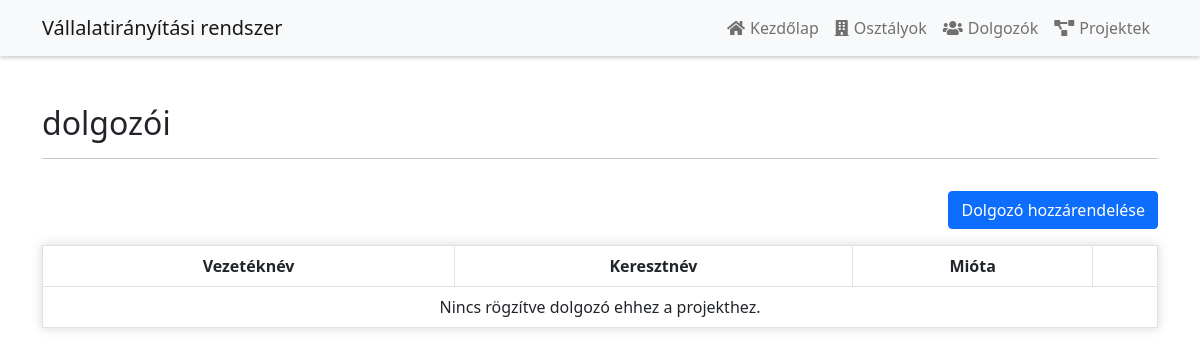
Before: /dolgozo_to_projekt.php?projekt_id=4 with the older database file.
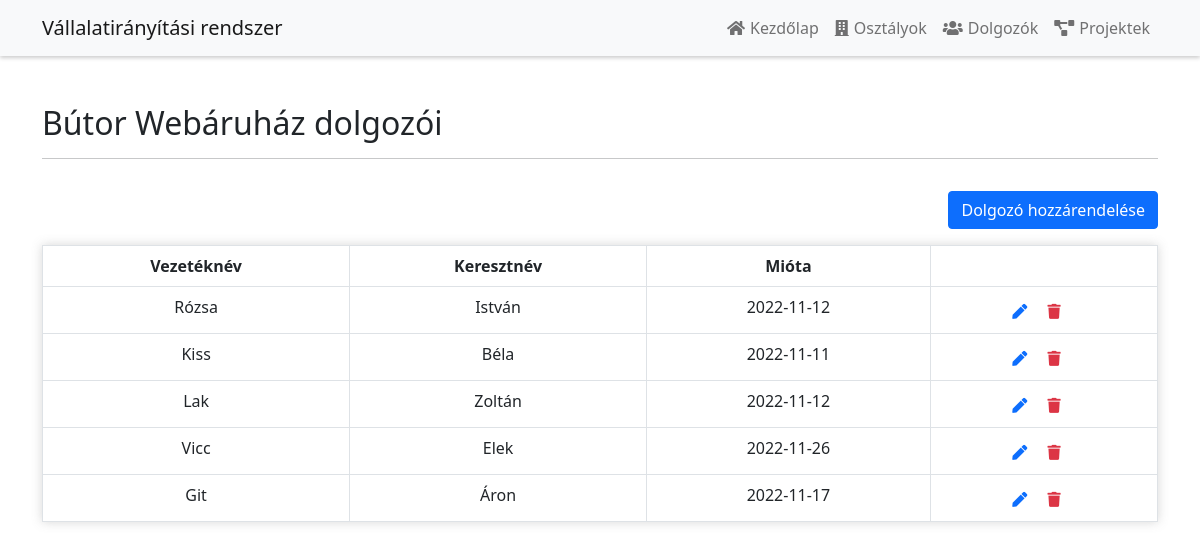
After: the same page with the newer database file.
### tables this page shows
CREATE TABLE `projekt` (
  `id` int(11) NOT NULL,
  `nev` varchar(40) NOT NULL,
  `ar` int(11) NOT NULL,
  `aktiv` tinyint(4) NOT NULL,
  `osztaly_id` int(11) DEFAULT NULL,
  `osztaly_nev` varchar(40) NOT NULL
);

CREATE TABLE `dolgozik` (
  `id` int(11) NOT NULL,
  `projekt_id` int(11) NOT NULL,
  `projekt_nev` varchar(40) NOT NULL,
  `dolgozo_id` int(11) NOT NULL,
  `kezdes_datum` date NOT NULL
);

CREATE TABLE `dolgozo` (
  `id` int(11) NOT NULL,
  `veznev` varchar(40) NOT NULL,
  `kernev` varchar(40) NOT NULL,
  `nem` tinyint(4) NOT NULL,
  `szulido` date NOT NULL,
  `fizetes` int(11) NOT NULL,
  `munkakor` varchar(40) NOT NULL,
  `profilkep` varchar(100) DEFAULT NULL,
  `osztaly_id` int(11) DEFAULT NULL
);

### dolgozo_to_projekt.php (the view, shortened to what this page needs)
<?php
include ('functions.php');
$pdo = pdo_connect_mysql();
if(isset($_GET["projekt_id"])){
    $stmt = $pdo->prepare("SELECT projekt.nev, projekt.id FROM projekt WHERE projekt.id = ?");
    $stmt->execute([$_GET["projekt_id"]]);
    $projekt = $stmt->fetchObject();
    $dolgozok_stmt = $pdo->prepare("SELECT dolgozo.veznev, dolgozo.kernev, dolgozik.kezdes_datum, dolgozik.projekt_id as projektid, dolgozik.id as dolgozikid FROM dolgozo, dolgozik WHERE dolgozo.id = dolgozik.dolgozo_id AND dolgozik.projekt_id = ?");
    $dolgozok_stmt->execute([$_GET["projekt_id"]]);
    $dolgozok = $dolgozok_stmt->fetchAll(PDO::FETCH_ASSOC);
}else{
    header("location: projekt.php");
}
?>
<?=template_header("Dolgozó hozzárendelése projekthez")?>
<div class="container">
<div class="row mt-5 mb-3">
    <div class="col-lg-12">
        <h2><?=$projekt->nev?> dolgozói</h2>
        <hr>
    </div>
</div>
<div class="row mb-3">
    <div class="col-lg-12 text-end">
        <a class="btn btn-primary" href="new_dolgozo_to_projekt.php?projekt_id=<?=$projekt->id?>">Dolgozó hozzárendelése</a>
    </div>
</div>
<table id="projekt_table" class="table table-bordered">
    <thead>
    <tr>
        <th>Vezetéknév</th>
        <th>Keresztnév</th>
        <th>Mióta</th>
        <th></th>
    </tr>
    </thead>
    <tbody>
    <?php if(!empty($dolgozok)): ?>
        <?php foreach ($dolgozok as $projekt): ?>
            <tr">
                <td><?=$projekt['veznev']?></td>
            <td><?=$projekt['kernev']?></td>
                <td><?=$projekt['kezdes_datum']?></td>
                <td class="actions">
                    <a href="edit_dolgozo_to_projekt.php?id=<?=$projekt['dolgozikid']?>" class="edit"><i class="fas fa-pen fa-xs"></i></a>
                    <a href="delete.php?dolgozik_id=<?=$projekt['dolgozikid']?>" class="trash text-danger"><i class="fas fa-trash fa-xs"></i></a>
                </td>
        <?php endforeach; ?>
    <?php else: ?>
        <tr>
            <td colspan="9">Nincs rögzítve dolgozó ehhez a projekthez.</td>
        </tr>
    <?php endif; ?>
    </tbody>
</table>
</div>
<?=template_footer()?>

Changed rows visible on the page:
added projekt: nev "Bútor Webáruház"
added dolgozik: dolgozo.veznev "Rózsa", dolgozo.kernev "István", kezdes_datum "2022-11-12"
added dolgozik: dolgozo.veznev "Kiss", dolgozo.kernev "Béla", kezdes_datum "2022-11-11"
added dolgozik: dolgozo.veznev "Lak", dolgozo.kernev "Zoltán", kezdes_datum "2022-11-12"
added dolgozik: dolgozo.veznev "Vicc", dolgozo.kernev "Elek", kezdes_datum "2022-11-26"
added dolgozik: dolgozo.veznev "Git", dolgozo.kernev "Áron", kezdes_datum "2022-11-17"
Other visible differences:
text no longer shown: "Nincs rögzítve dolgozó ehhez a projekthez."
